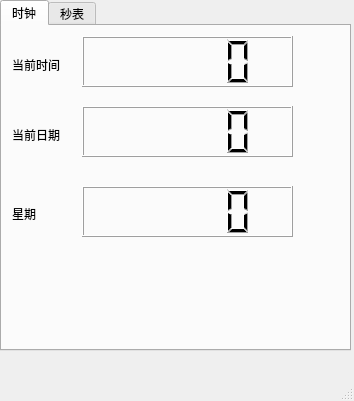
<?xml version="1.0" encoding="UTF-8"?>
<ui version="4.0">
 <class>MainWindow</class>
 <widget class="QMainWindow" name="MainWindow">
  <property name="geometry">
   <rect>
    <x>0</x>
    <y>0</y>
    <width>354</width>
    <height>401</height>
   </rect>
  </property>
  <property name="windowTitle">
   <string>PyQt-clock</string>
  </property>
  <widget class="QWidget" name="centralwidget">
   <widget class="QTabWidget" name="tabWidget">
    <property name="geometry">
     <rect>
      <x>0</x>
      <y>0</y>
      <width>351</width>
      <height>351</height>
     </rect>
    </property>
    <property name="currentIndex">
     <number>0</number>
    </property>
    <widget class="QWidget" name="tab">
     <attribute name="title">
      <string>时钟</string>
     </attribute>
     <widget class="QLCDNumber" name="lcdNumber_3">
      <property name="geometry">
       <rect>
        <x>80</x>
        <y>160</y>
        <width>211</width>
        <height>51</height>
       </rect>
      </property>
     </widget>
     <widget class="QLCDNumber" name="lcdNumber_2">
      <property name="geometry">
       <rect>
        <x>80</x>
        <y>80</y>
        <width>211</width>
        <height>51</height>
       </rect>
      </property>
     </widget>
     <widget class="QLabel" name="label">
      <property name="geometry">
       <rect>
        <x>10</x>
        <y>30</y>
        <width>54</width>
        <height>17</height>
       </rect>
      </property>
      <property name="text">
       <string>当前时间</string>
      </property>
     </widget>
     <widget class="QLCDNumber" name="lcdNumber">
      <property name="geometry">
       <rect>
        <x>80</x>
        <y>10</y>
        <width>211</width>
        <height>51</height>
       </rect>
      </property>
      <property name="mouseTracking">
       <bool>false</bool>
      </property>
      <property name="focusPolicy">
       <enum>Qt::NoFocus</enum>
      </property>
      <property name="contextMenuPolicy">
       <enum>Qt::DefaultContextMenu</enum>
      </property>
     </widget>
     <widget class="QLabel" name="label_2">
      <property name="geometry">
       <rect>
        <x>10</x>
        <y>100</y>
        <width>54</width>
        <height>17</height>
       </rect>
      </property>
      <property name="text">
       <string>当前日期</string>
      </property>
     </widget>
     <widget class="QLabel" name="label_3">
      <property name="geometry">
       <rect>
        <x>10</x>
        <y>180</y>
        <width>54</width>
        <height>16</height>
       </rect>
      </property>
      <property name="text">
       <string>星期</string>
      </property>
     </widget>
    </widget>
    <widget class="QWidget" name="tab_2">
     <attribute name="title">
      <string>秒表</string>
     </attribute>
     <widget class="QLCDNumber" name="lcdNumber_4">
      <property name="geometry">
       <rect>
        <x>0</x>
        <y>0</y>
        <width>341</width>
        <height>101</height>
       </rect>
      </property>
     </widget>
     <widget class="QPushButton" name="pushButton">
      <property name="geometry">
       <rect>
        <x>10</x>
        <y>120</y>
        <width>151</width>
        <height>191</height>
       </rect>
      </property>
      <property name="text">
       <string>启动秒表</string>
      </property>
     </widget>
     <widget class="QPushButton" name="pushButton_2">
      <property name="geometry">
       <rect>
        <x>170</x>
        <y>120</y>
        <width>161</width>
        <height>191</height>
       </rect>
      </property>
      <property name="text">
       <string>清零</string>
      </property>
     </widget>
    </widget>
   </widget>
  </widget>
  <widget class="QMenuBar" name="menubar">
   <property name="geometry">
    <rect>
     <x>0</x>
     <y>0</y>
     <width>354</width>
     <height>22</height>
    </rect>
   </property>
  </widget>
  <widget class="QStatusBar" name="statusbar"/>
 </widget>
 <resources/>
 <connections/>
</ui>
